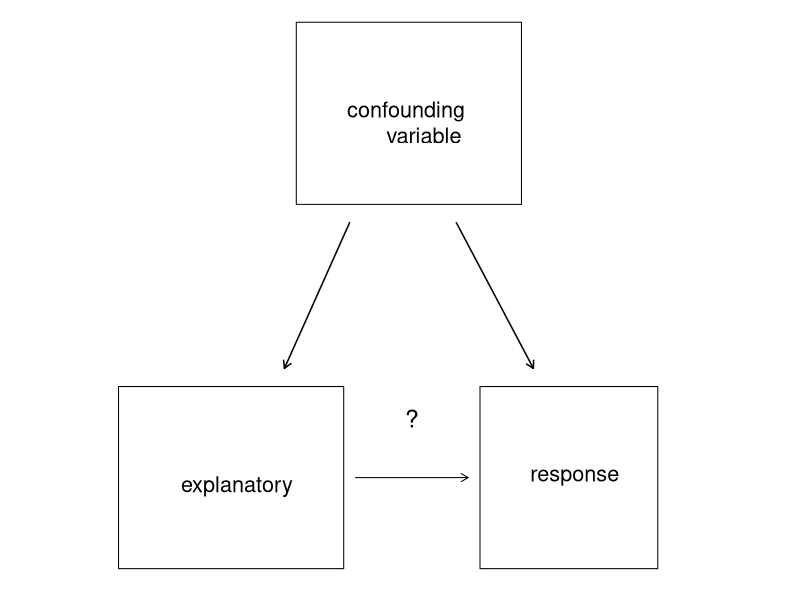

The R script that drew this image: (Note: this script raises an error after producing the figure.)
## ---- chunk 1
par_og <- par(no.readonly = TRUE) # save original par
par(mar = rep(0, 4))
plot(c(-0.05, 1.2),
     c(0.39, 1),
     type = 'n',
     axes = FALSE)
text(0.59, 0.89, 'confounding 
     variable', cex = 1.3)
rect(0.4, 0.8, 0.78, 1)
text(0.3, 0.49, 'explanatory', cex = 1.3)
rect(0.1, 0.4, 0.48, 0.6)
arrows(0.49, 0.78, 0.38, 0.62,
       length = 0.08, lwd = 1.5)
text(0.87, 0.5, 'response', cex = 1.3)
rect(0.71,0.4, 1.01, 0.6)
arrows(0.67, 0.78, 0.8, 0.62,
       length = 0.08, lwd = 1.5)

arrows(0.5, 0.5, 0.69, 0.5,
       length = 0.08)
text(0.595, 0.565, "?",
     cex = 1.5)
par(par_og) # restore original par
## ---- chunk 2
include_graphics("images/ScopeOfInferenceGreyscale.png")
